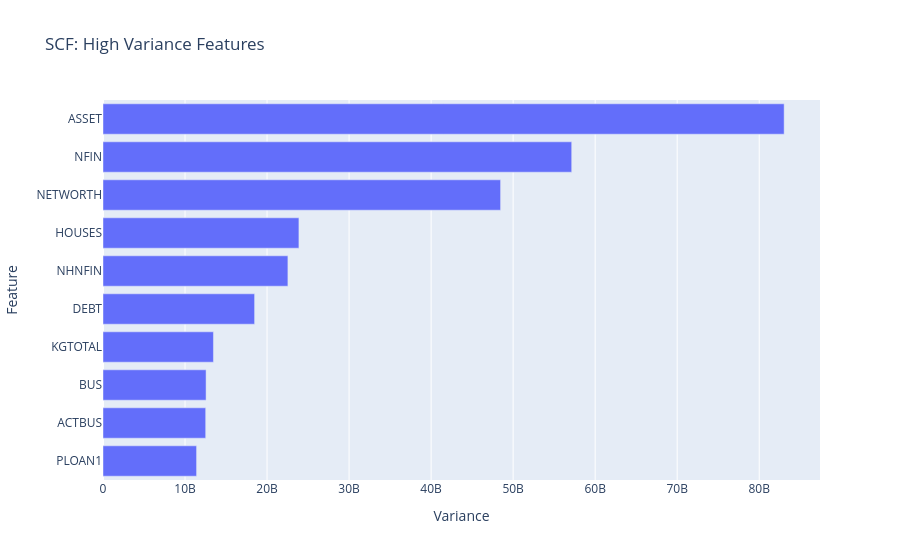

Write notebook code for a chart like this one.
### Markdown cell above
6. Bar chart horizontal dari 10 variance terbesar.

### Code cell
# Create horizontal bar chart
fig = px.bar(
    x=top_ten_var,
    y=top_ten_var.index,
    orientation="h",
    title="SCF: High Variance Features"
)
fig.update_layout(xaxis_title="Variance", yaxis_title="Feature")
fig.show()

### Figure 1 — Plotly figure (JSON) as saved in the notebook; plotly's stock layout.template omitted (floating-point values rounded to 4 significant figures)
{"data": [{"hovertemplate": "x=%{x}<br>y=%{y}<extra></extra>", "legendgroup": "", "marker": {"color": "#636efa", "pattern": {"shape": ""}}, "name": "", "orientation": "h", "showlegend": false, "textposition": "auto", "type": "bar", "x": [11410000000.0, 12520000000.0, 12570000000.0, 13460000000.0, 18480000000.0, 22540000000.0, 23880000000.0, 48470000000.0, 57140000000.0, 83040000000.0], "xaxis": "x", "y": ["PLOAN1", "ACTBUS", "BUS", "KGTOTAL", "DEBT", "NHNFIN", "HOUSES", "NETWORTH", "NFIN", "ASSET"], "yaxis": "y"}], "layout": {"barmode": "relative", "legend": {"tracegroupgap": 0}, "title": {"text": "SCF: High Variance Features"}, "xaxis": {"anchor": "y", "domain": [0, 1], "title": {"text": "Variance"}}, "yaxis": {"anchor": "x", "domain": [0, 1], "title": {"text": "Feature"}}}}
